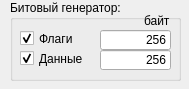
<?xml version="1.0" encoding="UTF-8"?>
<ui version="4.0">
 <class>bitGenerator</class>
 <widget class="Interface" name="bitGenerator">
  <property name="geometry">
   <rect>
    <x>0</x>
    <y>0</y>
    <width>189</width>
    <height>89</height>
   </rect>
  </property>
  <property name="windowTitle">
   <string>bitGenerator</string>
  </property>
  <widget class="QGroupBox" name="groupBox">
   <property name="geometry">
    <rect>
     <x>10</x>
     <y>0</y>
     <width>171</width>
     <height>81</height>
    </rect>
   </property>
   <property name="title">
    <string>Битовый генератор:</string>
   </property>
   <widget class="QCheckBox" name="checkFlag">
    <property name="geometry">
     <rect>
      <x>10</x>
      <y>30</y>
      <width>70</width>
      <height>17</height>
     </rect>
    </property>
    <property name="text">
     <string>Флаги</string>
    </property>
    <property name="checked">
     <bool>true</bool>
    </property>
   </widget>
   <widget class="QCheckBox" name="checkData">
    <property name="geometry">
     <rect>
      <x>10</x>
      <y>50</y>
      <width>70</width>
      <height>17</height>
     </rect>
    </property>
    <property name="text">
     <string>Данные</string>
    </property>
    <property name="checked">
     <bool>true</bool>
    </property>
   </widget>
   <widget class="QLineEdit" name="lineFlag">
    <property name="geometry">
     <rect>
      <x>90</x>
      <y>30</y>
      <width>71</width>
      <height>20</height>
     </rect>
    </property>
    <property name="text">
     <string>256</string>
    </property>
    <property name="alignment">
     <set>Qt::AlignRight|Qt::AlignTrailing|Qt::AlignVCenter</set>
    </property>
   </widget>
   <widget class="QLineEdit" name="lineData">
    <property name="geometry">
     <rect>
      <x>90</x>
      <y>50</y>
      <width>71</width>
      <height>20</height>
     </rect>
    </property>
    <property name="text">
     <string>256</string>
    </property>
    <property name="alignment">
     <set>Qt::AlignRight|Qt::AlignTrailing|Qt::AlignVCenter</set>
    </property>
   </widget>
   <widget class="QLabel" name="label">
    <property name="geometry">
     <rect>
      <x>134</x>
      <y>14</y>
      <width>46</width>
      <height>13</height>
     </rect>
    </property>
    <property name="text">
     <string>байт</string>
    </property>
   </widget>
  </widget>
 </widget>
 <layoutdefault spacing="6" margin="11"/>
 <customwidgets>
  <customwidget>
   <class>Interface</class>
   <extends>QWidget</extends>
   <header>interface.h</header>
   <container>1</container>
  </customwidget>
 </customwidgets>
 <resources/>
 <connections/>
</ui>
